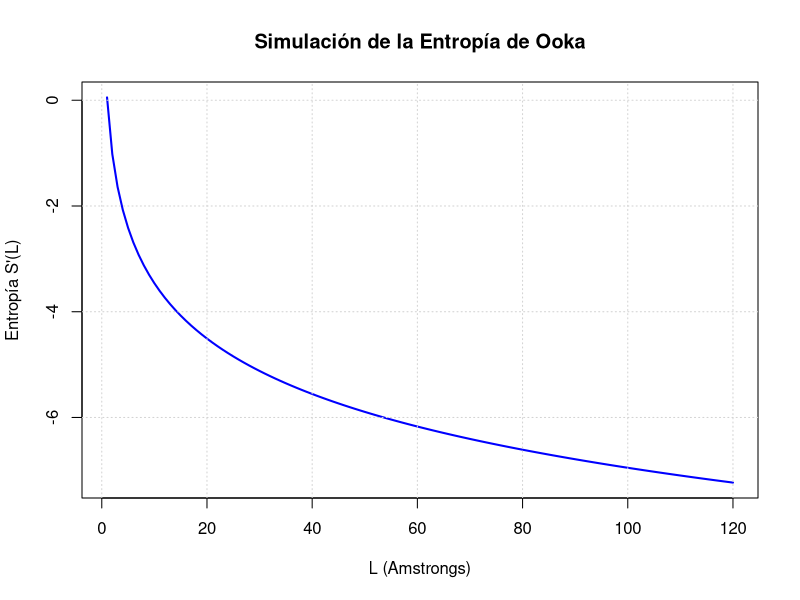
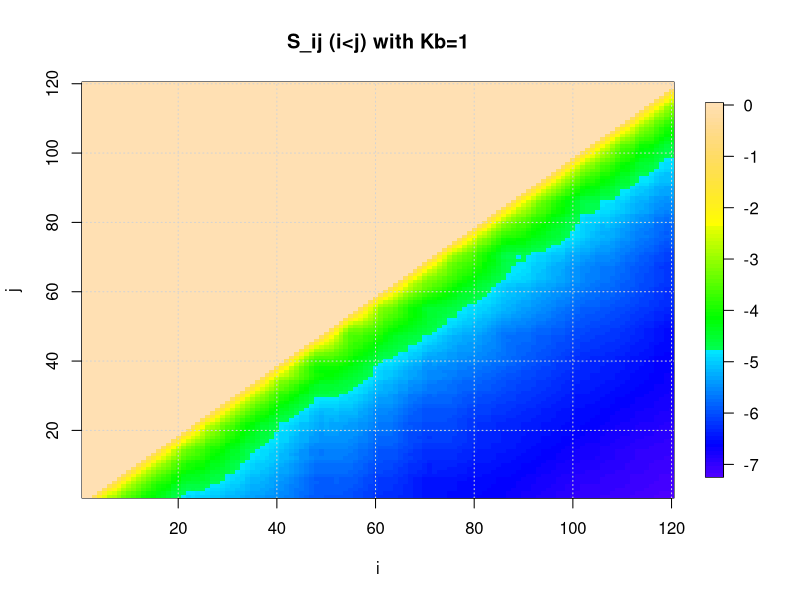

Recreate these plots in R, in order.
# Definir parámetros
a <- 3.8
A <- 20
k_B <- 1 #1.38e-23  # Constante de Boltzmann en Joules/Kelvin

# Rango de L
L_values <- 1:120

# Crear r que varía desde 3 hasta 25 a medida que L crece
r_values <- seq(3, 25, length.out = length(L_values))

# Función para calcular la entropía S'(L)
entropy_Ooka <- function(L, r, a, A, k_B) {
  term1 <- log(L)
  term2 <- (r^2 - a^2) / (2 * A * a * L)
  return(-3/2 * k_B * (term1 + term2))
}

# Calcular S'(L) para cada valor de L
entropy_values <- sapply(1:length(L_values), function(i) {
  L <- L_values[i]
  r <- r_values[i]
  entropy_Ooka(L, r, a, A, k_B)
})

# Graficar los resultados
plot(L_values, entropy_values, type="l", col="blue", lwd=2,
     xlab="L (Amstrongs)", ylab="Entropía S'(L)",
     main="Simulación de la Entropía de Ooka")
grid()

#############################

library(fields)

# Definir parámetros
a <- 3.8
A <- 20
k_B <- 1 #1.38e-23  # Constante de Boltzmann en Joules/Kelvin

# Leer el archivo rCalpha.txt que contiene i, j y r_ij
data <- read.table("rCalpha.txt", header=FALSE)
colnames(data) <- c("i", "j", "r_ij")

# Crear una matriz vacía para S_ij
n <- 120
S_matrix <- matrix(NA, n, n)  # Usamos NA en vez de 0 para identificar valores no calculados

# Función para calcular la entropía S'(L)
entropy_Ooka <- function(L, r, a, A, k_B) {
  term1 <- log(L)
  term2 <- (r^2 - a^2) / (2 * A * a * L)
  return(-3/2 * k_B * (term1 + term2))
}

# Llenar la matriz S_ij
for (row in 1:nrow(data)) {
  i <- data[row, "i"]
  j <- data[row, "j"]
  r_ij <- data[row, "r_ij"]
  
  # Verificar que i y j estén dentro de los límites y que i < j
  if (i < j && i >= 1 && j <= n) {
    L <- j - i
    S_matrix[i, j] <- entropy_Ooka(L, r_ij, a, A, k_B)
  }
}

# Reemplazar los NA por ceros (opcional, si prefieres)
S_matrix[is.na(S_matrix)] <- 0

# Graficar la matriz S_ij con leyenda
image.plot(1:n, 1:n, t(S_matrix), col=topo.colors(100), xlab="i", ylab="j", 
           main="S_ij (i<j) with Kb=1")
grid()
